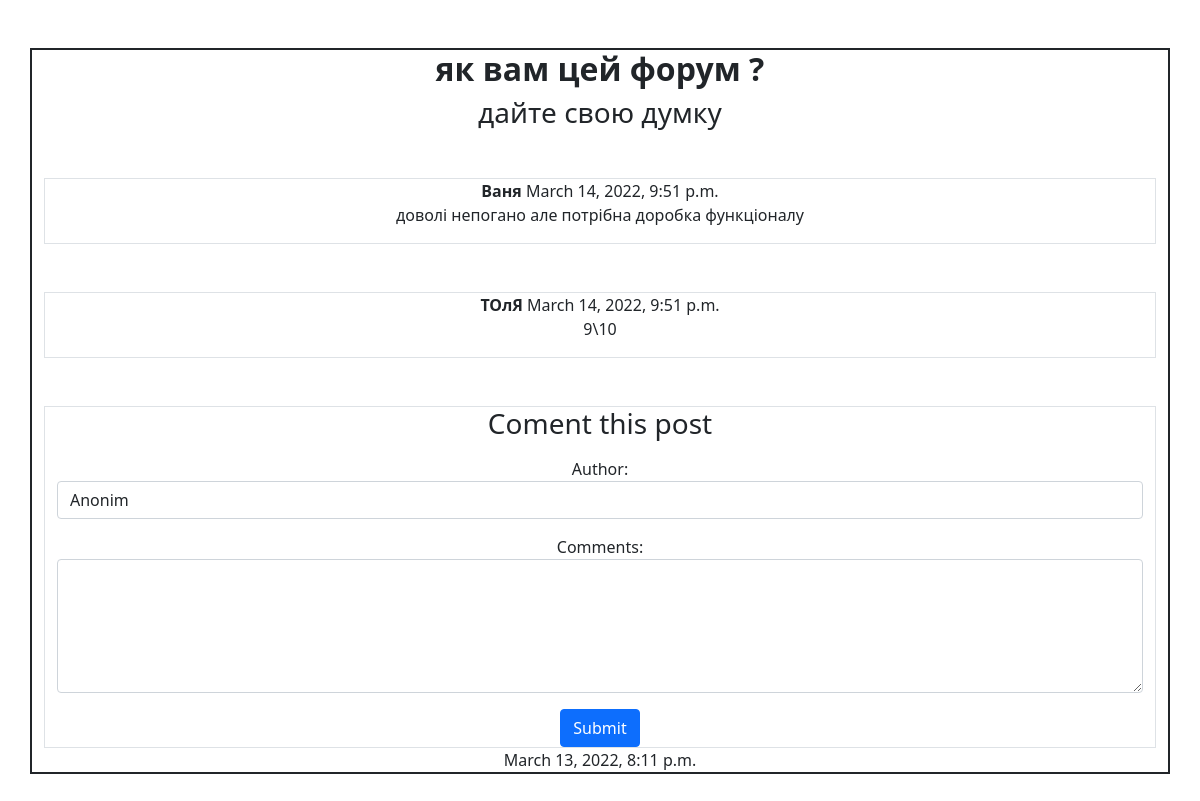
/1/, run on the app's committed database.
### b/models.py (models this page shows, shortened)
class Post(models.Model):
    post_title=models.CharField(max_length=100)
    post_text=models.CharField(max_length=500)
    post_pub_date=models.DateTimeField()

class Comment(models.Model):
    post_id=models.ForeignKey(Post,on_delete=models.CASCADE)
    comment_author=models.CharField(max_length=50)
    comment_text=models.CharField(max_length=200)
    comment_pub_date=models.DateTimeField()

### b/views.py (the view)
# urls.py: path("<int:self_post_id>/",views.post_page_view, name="post_page"),
def post_page_view(request , self_post_id):
    post=models.Post.objects.get(id=self_post_id)
    comments_list=models.Comment.objects.filter(post_id=self_post_id)
    return render(request,'b/post.html',{
        'post' :post,
        'comments_list' : comments_list,
    })

### b/templates/b/post.html (shortened to what this page needs)
{% extends "b/base.html" %}
{%block content%}
<div class="container pt-10 center my-5 border border-2 border-dark">
    <div class="text-center">
        <h2><b>{{post.post_title}}</b></h2>
        <h3>{{post.post_text}}</h3>
        {%for coment in comments_list%}
        <div class="container pt-10 my-5 border border-1 ">
            <b>{{coment.comment_author}}</b>
            {{coment.comment_pub_date}}
            <p>{{coment.comment_text}}</p>
        </div>
        {%endfor%}
        <div class="container pt-20 my-10 border border-1 ">
            <div class="text-center">
                <h3>Coment this post</h3>
            </div>
            <form action="{%url 'add_comment' post.id %}" method="post">
                <div class="mb-3 mt-3">
                    <label for="comment_author">Author:</label>
                    <input type="text" class="form-control" id="comment_author" value="Anonim"
                        placeholder="Enter you name" name="comment_author" maxlength="50">
                </div>
                <div class="mb-3 mt-3">
                    <label for="comment_text">Comments:</label>
                    <textarea class="form-control" rows="5" id="comment_text" name="comment_text"
                        maxlength="200"></textarea>
                </div>
                <button type="submit" class="btn btn-primary p-right">Submit</button>
            </form>
        </div>
        {{post.post_pub_date}}
    </div>
</div>
{%endblock%}

### data on the page
Post: post_title "як вам цей форум ?", post_text "дайте свою думку", post_pub_date "March 13, 2022, 8:11 p.m."
Comment: comment_author "Ваня", comment_pub_date "March 14, 2022, 9:51 p.m.", comment_text "доволі непогано але потрібна доробка функціоналу"
Comment: comment_author "ТОлЯ", comment_pub_date "March 14, 2022, 9:51 p.m.", comment_text "9\\10"
